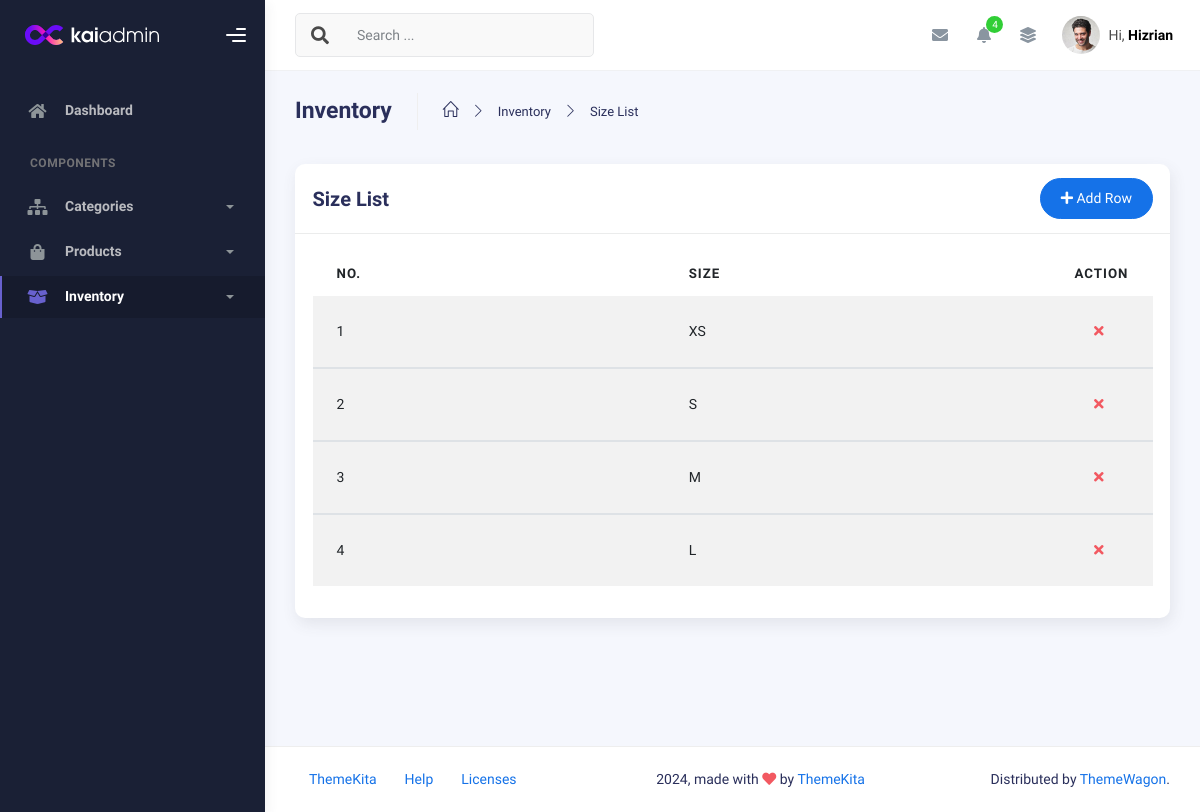
/liora_admin/size_list/, run on an earlier commit of the app's database.
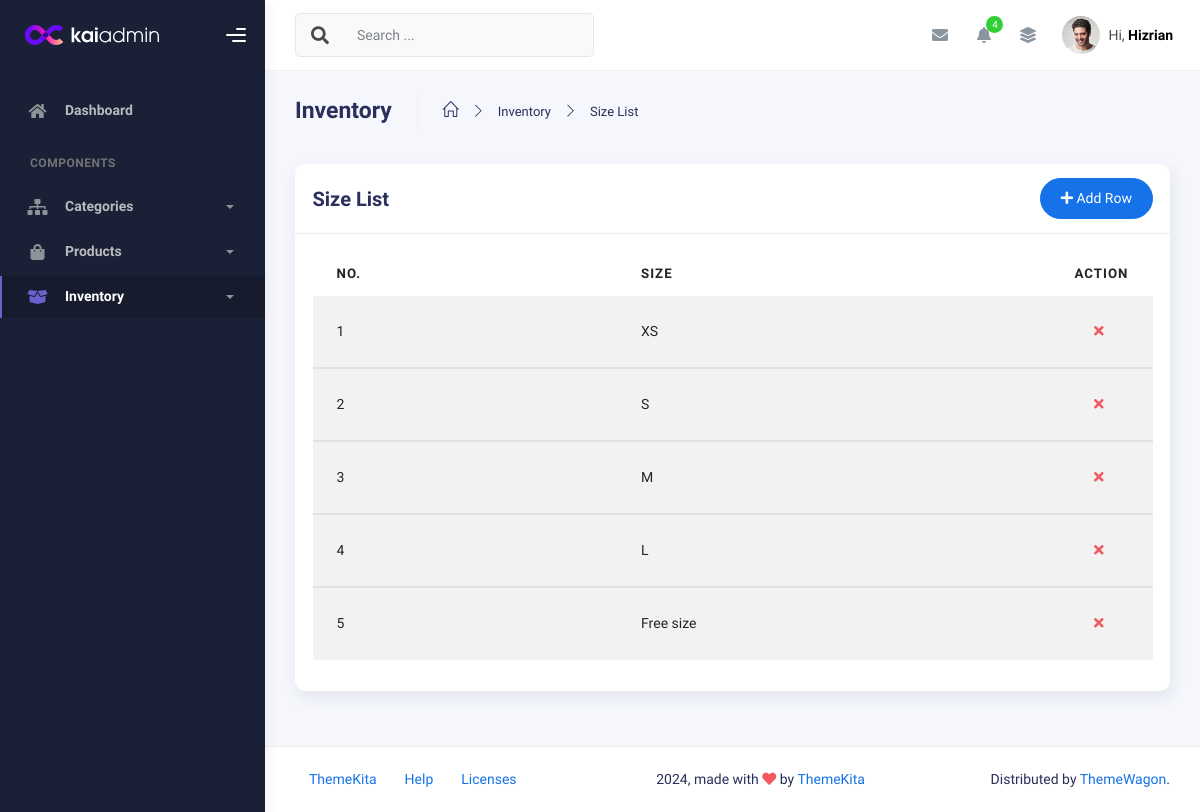
And on a later commit of the database.
### products/models.py (models this page shows, shortened)
class Size(models.Model):
    name = models.CharField(max_length=10)

### admin_panel/views.py (the view)
# urls.py: path('size_list/', views.add_size, name='size_list'),
def add_size(request):
    sizes = Size.objects.all()
    form = SizeForm()
    if request.method == 'POST':
        form = SizeForm(request.POST)
        if form.is_valid():
            form.save()
            return redirect('size_list')
    context = {
        'delete_url_name' : 'size_delete',
        'heading' : 'Size',
        'property' : sizes,
        'form' :form
    }
    return render(request, 'inventory/property_list.html', context)

### admin_panel/forms.py
class SizeForm(forms.ModelForm):
    class Meta:
        model = Size
        fields = '__all__'

### products/templatetags/nav_tags.py (called while the page is built)
@register.simple_tag(takes_context=True)
def active_class(context, url_name):
    from django.urls import resolve
    try:
        return "active" if resolve(context['request'].path_info).url_name == url_name else ""
    except:
        return ""

### admin_panel/templates/inventory/property_list.html (shortened to what this page needs)
{% extends "admin/admin_layout.html" %}
  {% load static %}
  {% block admin_content %}
        <div class="container">
          <div class="page-inner">
            <div class="page-header">
              <h3 class="fw-bold mb-3">Inventory</h3>
              <ul class="breadcrumbs mb-3">
                <li class="nav-home">
                  <a href="#">
                    <i class="icon-home"></i>
                  </a>
                </li>
                <li class="separator">
                  <i class="icon-arrow-right"></i>
                </li>
                <li class="nav-item">
                  <a href="#">Inventory</a>
                </li>
                <li class="separator">
                  <i class="icon-arrow-right"></i>
                </li>
                <li class="nav-item">
                  <a href="#">{{heading}} List</a>
                </li>
              </ul>
            </div>
            <div class="row">
              <div class="col-md-12">
                <div class="card">
                  <div class="card-header">
                    <div class="d-flex align-items-center justify-content-between">
                      <h4 class="card-title">{{heading}} List</h4>
                      <button
                        type="button"
                        class="btn btn-primary btn-round ms-auto"
                        data-bs-toggle="modal"
                        data-bs-target="#addRowModal"
                      >
                        <i class="fa fa-plus"></i>
                        Add Row
                      </button>
                    </div>
                  </div>
                  <div class="card-body">
                    <div class="table-responsive">
                      <table
                        id="add-row"
                        class="display table table-striped table-hover"
                      >
                        <thead>
                          <tr>
                            <th>No.</th>
                            <th>{{heading}}</th>
                            <th style="width: 10%">Action</th>
                          </tr>
                        </thead>
                        {% for item in property%}
                        <tbody>
                          <tr>
                            <td>{{forloop.counter}}</td>
                            <td>
                              {{item.name}}
                            </td>
                            <td>
                              <div class="form-button-action">
                                <button
                                  type="button"
                                  data-bs-toggle="modal"
                                  class="btn btn-link btn-danger"
                                  data-original-title="Remove"
                                  data-bs-target="#deleteModal{{ item.id }}"
                                >
                                  <i class="fa fa-times"></i>
                                </button>
                              </div>
                            </td>
                          </tr>
                        </tbody>
                        {% endfor %}
                      </table>
                    </div>
                  </div>
                </div>
              </div>
            </div>
          </div>
        </div>
  {% endblock admin_content %}

What changed in the data, as far as the page shows it:
added Size: name "Free size"
